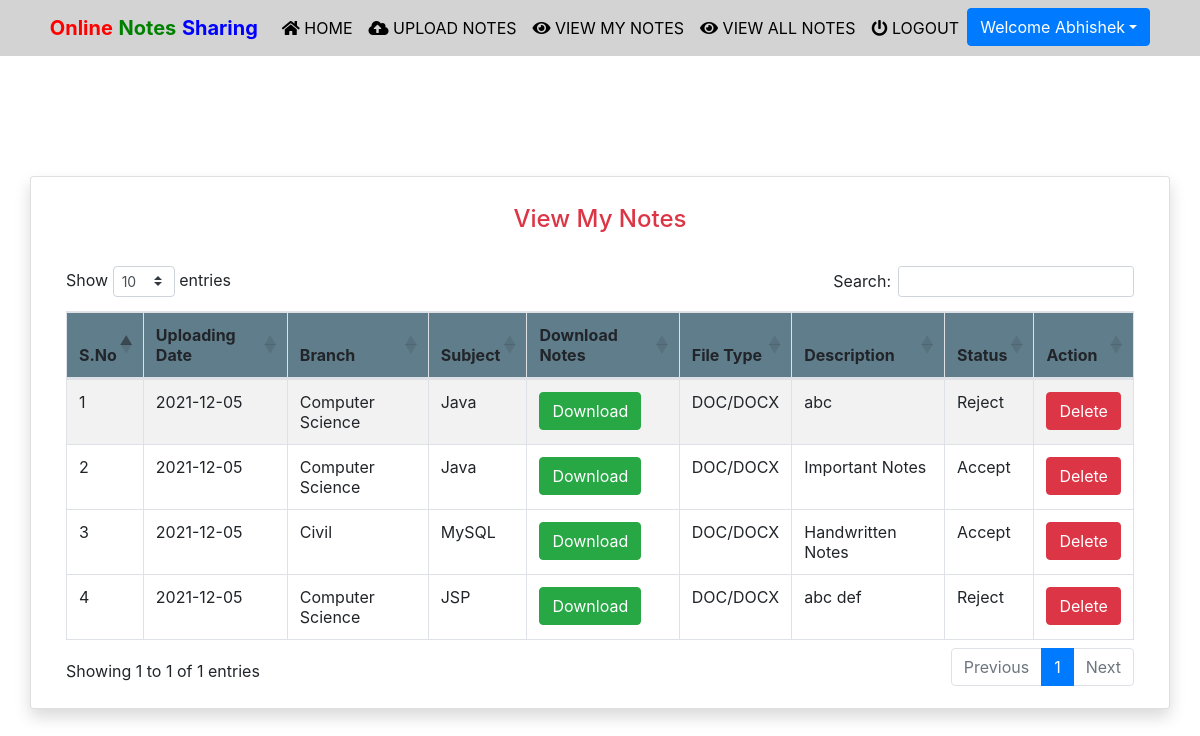
Page /view_mynotes (signed in) on the committed database.
### notes/models.py (models this page shows, shortened)
class Notes(models.Model):
    user = models.ForeignKey(User,on_delete=models.CASCADE)
    uploadingdate = models.CharField(max_length=30)
    branch = models.CharField(max_length=30)
    subject = models.CharField(max_length=30)
    notesfile = models.FileField(null=True)
    filetype = models.CharField(max_length=30)
    description = models.CharField(max_length=200, null=True)
    status = models.CharField(max_length=15)

### notes/views.py (the view)
# urls.py: path('view_mynotes', view_mynotes, name='view_mynotes'),
def view_mynotes(request):
    if not request.user.is_authenticated:
        return redirect('login')
    user = User.objects.get(id=request.user.id)
    notes = Notes.objects.filter(user = user)
    d = {'notes':notes}
    return render(request,'view_mynotes.html',d)

### notes/templates/view_mynotes.html (shortened to what this page needs)
{% extends 'usernavigation.html'%}
{% load static %}
{% block body %}
<div class="container card shadow mt-5">
	<div class="card-body">
  <h1 class="text-success text-center"></h1>
            <h4 class="text-center text-danger">View My Notes</h4>
			<br>
			<table id="example" class="table table-striped table-bordered" style="width:100%">
				<thead style="background-color : #607d8b;">
					<tr>
						<th>S.No</th>
						<th>Uploading Date</th>
						<th>Branch</th>
						<th>Subject</th>
						<th>Download Notes</th>
						<th>File Type</th>
						<th>Description</th>
						<th>Status</th>
						<th>Action</th>
					</tr>
				</thead>
				{% for i in notes %}
				<tbody>
				<tr>
                  <td>{{forloop.counter}}</td>
					<td>{{i.uploadingdate}}</td>
					<td>{{i.branch}}</td>
					<td>{{i.subject}}</td>
					<td><a href="{{i.notesfile.url}}" class="btn btn-success" download>Download</a></td>
					<td>{{i.filetype}}</td>
					<td>{{i.description}}</td>
					<td>{{i.status}}</td>
					<td><a href="{% url 'delete_mynotes' i.id %}" class="btn btn-danger" onclick="return confirm('Are your sure to Delete ?')">Delete</a></td>
                </tr>
				{% endfor %}
				</tbody>
	</table>
</div>
</div>
{% endblock %}

### notes/templates/usernavigation.html (shortened to what this page needs)
<html lang="en">
<head>
  {% load static %}
  <link rel="stylesheet" href="https://maxcdn.bootstrapcdn.com/bootstrap/4.3.1/css/bootstrap.min.css">
  <link rel="stylesheet" href="https://use.fontawesome.com/releases/v5.6.3/css/all.css">
    <link rel="stylesheet" href="{% static 'css/mystyle.css' %}">
    <link rel="stylesheet" href="https://cdnjs.cloudflare.com/ajax/libs/twitter-bootstrap/4.5.2/css/bootstrap.css">
<link rel="stylesheet" href="https://cdn.datatables.net/1.11.3/css/dataTables.bootstrap4.min.css">
</head>
<body>
 <nav class="navbar navbar-expand-sm justify-content-center" style = "background-color : lightgrey">
     <a class="navbar-brand" href=""><span style="color:red"><b>Online</b></span><span style="color:green"> <b>Notes</b> </span><span style="color:blue"><b>Sharing</b></span></a>
  <ul class="navbar-nav">
      <li class="navbar-item">
          <a class="nav-link" href="{% url 'profile' %}"><i class="fas fa-home"></i> HOME</a>
      </li>
      <li class="navbar-item">
          <a class="nav-link" href="{% url 'upload_notes' %}"><i class="fas fa-cloud-upload-alt"></i> UPLOAD NOTES</a>
      </li>
			<li class="navbar-item">
                <a class="nav-link" href="{% url 'view_mynotes' %}"><i class="fas fa-eye"></i> VIEW MY NOTES</a>
            </li>
			<li class="navbar-item">
                <a class="nav-link" href="{% url 'viewallnotes' %}"><i class="fas fa-eye"></i> VIEW ALL NOTES</a>
            </li>
			<li class="navbar-item">
                <a class="nav-link" href="{% url 'logout' %}"><i class="fas fa-power-off"></i> LOGOUT</a>
            </li>
			<div class="dropdown">
				<button class="btn btn-primary dropdown-toggle" type="button"
					id="dropdownMenuButton" data-toggle="dropdown" aria-haspopup="true"
					aria-expanded="false">Welcome {{request.user.first_name}}</button>
			</div>
  </ul>
 </nav>
</body>
</html>
{% block body %}
{% endblock %}

### notes/static/css/mystyle.css (style rules this page uses)
.nav-link { color : black }

### rows in the picture
Notes: uploadingdate "2021-12-05", branch "Computer Science", subject "Java", filetype "DOC/DOCX", description "abc", status "Reject"
Notes: uploadingdate "2021-12-05", branch "Computer Science", subject "Java", filetype "DOC/DOCX", description "Important Notes", status "Accept"
Notes: uploadingdate "2021-12-05", branch "Civil", subject "MySQL", filetype "DOC/DOCX", description "Handwritten Notes", status "Accept"
Notes: uploadingdate "2021-12-05", branch "Computer Science", subject "JSP", filetype "DOC/DOCX", description "abc def", status "Reject"

### other values in the picture
{{ request.user.first_name }} "Abhishek"
